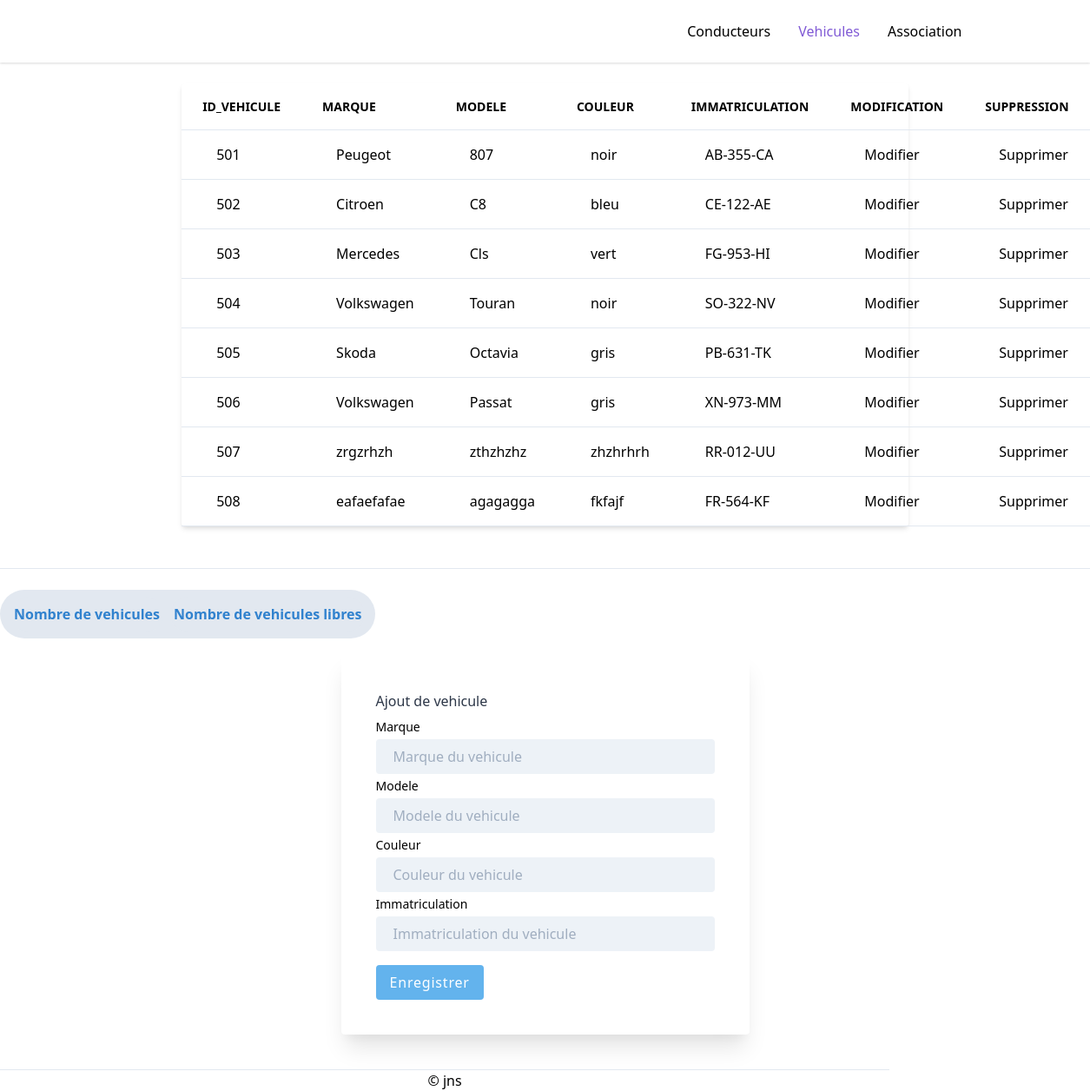
Screenshot of /eval_poo_php/vehicule.php with the database file from the repository.
### tables this page shows
CREATE TABLE `vehicule` (
  `id_vehicule` int(11) NOT NULL,
  `marque` varchar(40) NOT NULL,
  `modele` varchar(40) NOT NULL,
  `couleur` varchar(20) NOT NULL,
  `immatriculation` varchar(20) NOT NULL
);

### eval_poo_php/vehicule.php (the view, shortened to what this page needs)
<?php
require_once 'inc/init.php';
require_once 'inc/header.php';
?>
<ul class="flex flex-col mt-4 -mx-4 pt-4 border-t md:flex-row md:items-center md:mx-0 md:ml-auto md:mt-0 md:pt-0 md:border-0">
        <li>
          <a class="block px-4 py-1 md:p-2 lg:px-4" href="conducteur.php" title="">Conducteurs</a>
        </li>
        <li>
          <a class="block px-4 py-1 md:p-2 lg:px-4 text-purple-600" href="vehicule.php" title="">Vehicules</a>
        </li>
        <li>
          <a class="block px-4 py-1 md:p-2 lg:px-4" href="association.php" title="">Association</a>
        </li>
      </ul>
    </div>
  </div>
</nav>
<div class="w-2/3 mx-auto">
  <div class="bg-white shadow-md rounded my-6">
    <table class="text-left w-full border-collapse">
    <thead>
        <tr>
          <th class="py-4 px-6 bg-grey-lightest font-bold uppercase text-sm text-grey-dark border-b border-grey-light">id_vehicule</th>
          <th class="py-4 px-6 bg-grey-lightest font-bold uppercase text-sm text-grey-dark border-b border-grey-light">marque</th>
          <th class="py-4 px-6 bg-grey-lightest font-bold uppercase text-sm text-grey-dark border-b border-grey-light">modele</th>
          <th class="py-4 px-6 bg-grey-lightest font-bold uppercase text-sm text-grey-dark border-b border-grey-light">couleur</th>
          <th class="py-4 px-6 bg-grey-lightest font-bold uppercase text-sm text-grey-dark border-b border-grey-light">immatriculation</th>
          <th class="py-4 px-6 bg-grey-lightest font-bold uppercase text-sm text-grey-dark border-b border-grey-light">modification</th>
          <th class="py-4 px-6 bg-grey-lightest font-bold uppercase text-sm text-grey-dark border-b border-grey-light">suppression</th>
        </tr>
    </thead>
    <tbody>
<?php
        $resultat = $pdo->query('SELECT * FROM vehicule');
        $donnees = $resultat->fetchAll(PDO::FETCH_ASSOC);
            foreach($donnees as $indice => $vehicule){
                echo '<tr class="hover:bg-grey-lighter">';
                  echo '<td class="py-4 px-6 border-b border-grey-light"><span class="ml-4 ">'.$vehicule['id_vehicule'].'</span></td>';
                  echo '<td class="py-4 px-6 border-b border-grey-light"><span class="ml-4 ">'.$vehicule['marque'].'</span></td>';
                  echo '<td class="py-4 px-6 border-b border-grey-light"><span class="ml-4 ">'.$vehicule['modele'].'</span></td>';
                  echo '<td class="py-4 px-6 border-b border-grey-light"><span class="ml-4 ">'.$vehicule['couleur'].'</span></td>';
                  echo '<td class="py-4 px-6 border-b border-grey-light"><span class="ml-4 ">'.$vehicule['immatriculation'].'</span></td>';
                  echo '<td class="py-4 px-6 border-b border-grey-light"><span class="ml-4 "><button OnClick="modify(type,id)">Modifier</button></td>';
                  echo '<td class="py-4 px-6 border-b border-grey-light"><span class="ml-4 "><button OnClick="modify(type,id)">Supprimer</button></tr>';
            }
?>
    </tbody>
    </table>
  </div>
</div>
<br>
<hr>
<br>
<div id="result">
<div>
<div style="margin: 0 auto;:center" class="inline-flex" id="main_menu">
    <ul class="flex flex-wrap p-1 md:p-2 sm:bg-gray-300 sm:rounded-full text-sm md:text-base" id="menu_nav">
        <li class="relative mx-1 px-1 py-2 group bg-gray-300 rounded-full mb-1 md:mb-0" id="button_home">
            <button class="font-semibold whitespace-no-wrap text-blue-600 hover:text-blue-800" id="carscount" value="carscount">
                <span>Nombre de vehicules</span>
            </button>
        </li>
        <li class="relative mx-1 px-1 py-2 group bg-gray-300 rounded-full mb-1 md:mb-0" id="button_home">
            <button class="font-semibold whitespace-no-wrap text-blue-600 hover:text-blue-800" id="freecarscount" value="freecarscount">
                <span>Nombre de vehicules libres</span>
            </button>
        </li>
    </ul>
</div>
<div class="leading-loose w-2/5 mx-auto">
  <form class="max-w-xl m-4 p-10 bg-white rounded shadow-xl" method="post" action="">
    <p class="text-gray-800 font-medium">Ajout de vehicule</p>
    <div class="">
      <label class="block text-sm text-gray-00" for="titre">Marque</label>
      <input class="w-full px-5 py-1 text-gray-700 bg-gray-200 rounded" id="marque" name="marque" type="text" require placeholder="Marque du vehicule" aria-label="Email">
    </div>
    <div class="">
      <label class="block text-sm text-gray-00" for="adresse">Modele</label>
      <input class="w-full px-5 py-1 text-gray-700 bg-gray-200 rounded" id="modele" name="modele" type="text" require placeholder="Modele du vehicule" aria-label="Email">
    </div>
    <div class="">
      <label class="block text-sm text-gray-00" for="titre">Couleur</label>
      <input class="w-full px-5 py-1 text-gray-700 bg-gray-200 rounded" id="couleur" name="couleur" type="text" require placeholder="Couleur du vehicule" aria-label="Email">
    </div>
    <div class="">
      <label class="block text-sm text-gray-00" for="titre">Immatriculation</label>
      <input class="w-full px-5 py-1 text-gray-700 bg-gray-200 rounded" id="immatriculation" name="immatriculation" type="text" require placeholder="Immatriculation du vehicule" aria-label="Email">
    </div>
    <div class="mt-4">
      <button class="px-4 py-1 text-white font-light tracking-wider bg-blue-400 rounded" type="submit" value="enregistrer"> Enregistrer </button>
    </div>
  </form>
</div>
<br>
<?php
require_once 'inc/footer.php';
?>

### rows the page displays
vehicule: id_vehicule "501", marque "Peugeot", modele "807", couleur "noir", immatriculation "AB-355-CA"
vehicule: id_vehicule "502", marque "Citroen", modele "C8", couleur "bleu", immatriculation "CE-122-AE"
vehicule: id_vehicule "503", marque "Mercedes", modele "Cls", couleur "vert", immatriculation "FG-953-HI"
vehicule: id_vehicule "504", marque "Volkswagen", modele "Touran", couleur "noir", immatriculation "SO-322-NV"
vehicule: id_vehicule "505", marque "Skoda", modele "Octavia", couleur "gris", immatriculation "PB-631-TK"
vehicule: id_vehicule "506", marque "Volkswagen", modele "Passat", couleur "gris", immatriculation "XN-973-MM"
vehicule: id_vehicule "507", marque "zrgzrhzh", modele "zthzhzhz", couleur "zhzhrhrh", immatriculation "RR-012-UU"
vehicule: id_vehicule "508", marque "eafaefafae", modele "agagagga", couleur "fkfajf", immatriculation "FR-564-KF"
